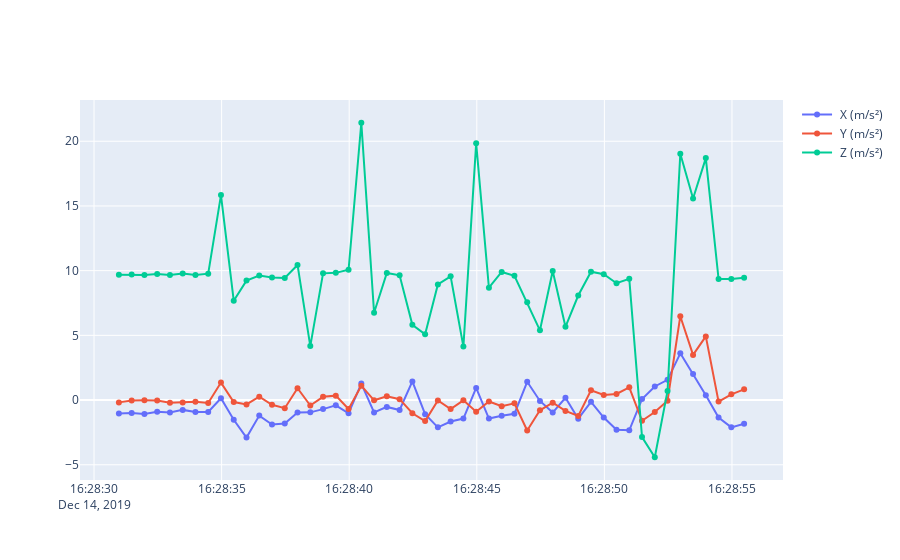

The notebook cell saved with this chart:
### Code cell
# Create traces
fig = go.Figure()
fig.add_trace(go.Scatter(x=df['Time'], y=df['ACCELEROMETER X (m/s²)'],
                    mode='lines+markers',
                    name=' X (m/s²)'))
fig.add_trace(go.Scatter(x=df['Time'], y=df['ACCELEROMETER Y (m/s²)'],
                    mode='lines+markers',
                    name=' Y (m/s²)'))
fig.add_trace(go.Scatter(x=df['Time'], y=df['ACCELEROMETER Z (m/s²)'],
                    mode='lines+markers', 
                    name=' Z (m/s²)'))

fig.show()
fig.write_image("fig1.svg")  # save image locally
